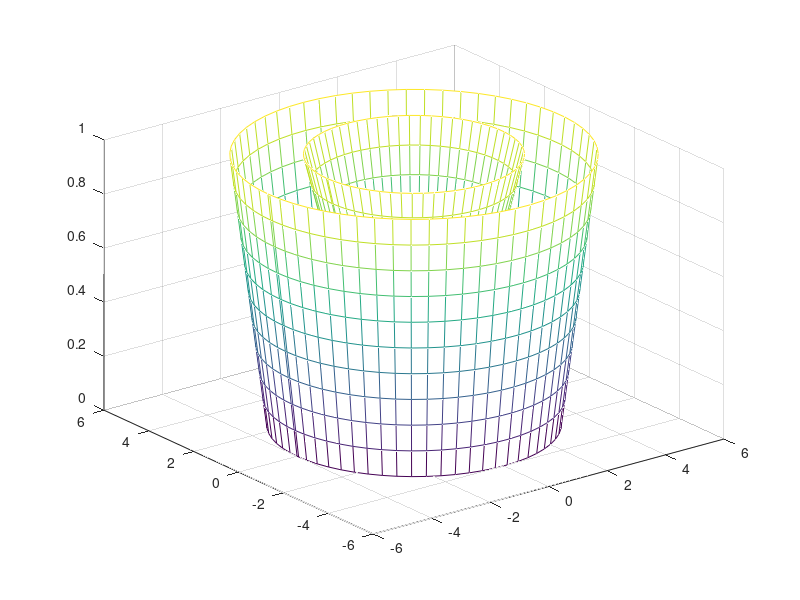

Reproduce this figure in MATLAB.
function [ ] = Pl()

t=0:0.1:1;
%z=t.^2;
%z=sin(t);
%z=2.*t-t.^2; %задаем функцию
%z=2.*t+1; %задаем функцию
% ex7 крутим вокруг оси OY http://www.mathprofi.ru/obyem_tela_vrashenija.html
z=(2*t+1);
z_pointer = @(t)(2*t+1).^2;
z_vol = integral(z_pointer,0,1)*pi
alpha=-pi:0.1:pi+0.1;

x=((cos(alpha))').*z;
y=((sin(alpha))').*z;
t=kron(ones(length(alpha),1),t);

mesh(x,y,t);
hold on
%%%%%%%%%%
t2=0:0.1:1;
%z2=t2+4;
%z2=0.7+t2.*0;

%ex7_ OY
z2=t2+4;
z2_pointer = @(t2)(t2+4).^2;
z2_vol = integral(z2_pointer,0,1)*pi
alpha=-pi:0.1:pi+0.1;

x2=((cos(alpha))').*z2;
y2=((sin(alpha))').*z2;
t2=kron(ones(length(alpha),1),t2);

total_vol = z2_vol-z_vol

mesh(x2,y2,t2);



% t3=1:0.1:4;
% alpha=-pi:0.1:pi+0.1;
% 
% x3=((sin(alpha))').*t3;
% y3=((cos(alpha))').*t3;
% t3=kron(zeros(length(alpha),1),t3);
% mesh(x3,y3,t3);
% 
% 
% 
% t3=3:0.1:5;
% alpha=-pi:0.1:pi+0.1;
% 
% x3=((sin(alpha))').*t3;
% y3=((cos(alpha))').*t3;
% t3=1+kron(zeros(length(alpha),1),t3);
% mesh(x3,y3,t3);
end